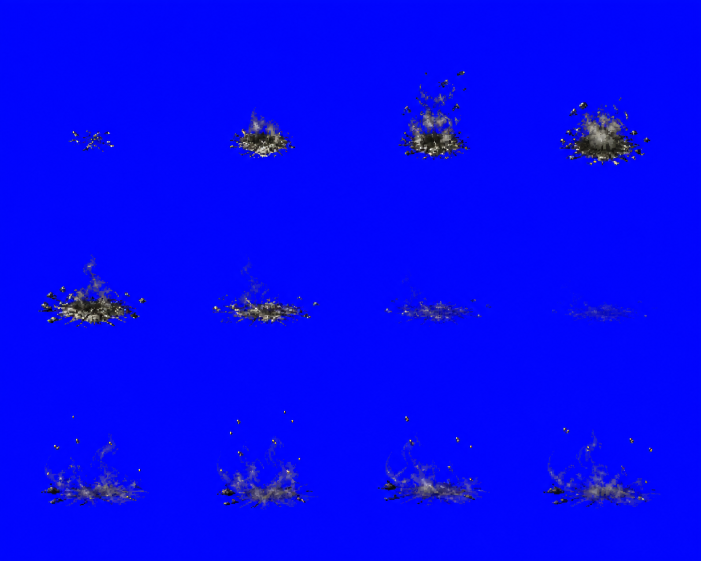
#> input picture asset-sources/legacy-arpg/loot-drop-v6/common-source.png, 1402 x 1122 px (shown at 1/2 size); its folder holds only this picture in this run
$ python build_legacy_loot_ground_assets.py
#> lines starting #> are read from the running program, lines starting #| are printed output that depends on the picture; after the words box and inside, x2 and y2 are one past the last pixel; in counts of white or black regions, pixels touching at a corner belong together
from __future__ import annotations

import hashlib
import json
from collections import Counter, deque
from pathlib import Path

import numpy as np
from PIL import Image


ROOT = Path(__file__).resolve().parents[1]
SOURCE_ROOT = ROOT / "asset-sources" / "legacy-arpg" / "loot-drop-v6"
OUTPUT_ROOT = ROOT / "public" / "assets" / "effects"
MANIFEST_PATH = OUTPUT_ROOT / "loot-ground-v1.build.json"

RARITIES = (
    "common",
    "magic",
    "superior",
    "rare",
    "epic",
    "legendary",
    "mythic",
    "cosmic",
)

SOURCE_COLUMNS = 4
SOURCE_ROWS = 3
OUTPUT_COLUMNS = 4
LOGICAL_CELL = 128
OUTPUT_SCALE = 2
OUTPUT_CELL = LOGICAL_CELL * OUTPUT_SCALE
CONTENT_LIMIT = 108
CONTENT_BOTTOM = 119
MIN_LOGICAL_GUTTER = 8
ALPHA_LEVELS = np.array([0, 64, 128, 192, 255], dtype=np.uint8)
PALETTE_COLORS = 60


def erase_border_touching_foreground(alpha: np.ndarray) -> np.ndarray:
    """Drop prior-row fragments that enter a source cell through its top edge."""
    visible = alpha >= 8
    # Bottom/side edge contact can be authored ground debris. Only remove
    # components whose connection is specifically through the top seam.
    top_seeds = np.zeros_like(visible)
    top_seeds[0, :] = visible[0, :]
    top_connected = flood_from_seeds(visible, top_seeds)
    cleaned = alpha.copy()
    cleaned[top_connected] = 0
    return cleaned


def erase_top_seam_islands(alpha: np.ndarray) -> np.ndarray:
    """Remove disconnected residue inherited from the row above the source cell."""
    visible = alpha >= 8
    height, width = visible.shape
    visited = np.zeros_like(visible, dtype=bool)
    cleaned = alpha.copy()
    cutoff = round(height * 0.09)
    for start_y, start_x in zip(*np.where(visible), strict=True):
        if visited[start_y, start_x]:
            continue
        queue = [(int(start_y), int(start_x))]
        visited[start_y, start_x] = True
        component: list[tuple[int, int]] = []
        maximum_y = int(start_y)
        while queue:
            y, x = queue.pop()
            component.append((y, x))
            maximum_y = max(maximum_y, y)
            for dy, dx in ((1, 0), (-1, 0), (0, 1), (0, -1)):
                next_y, next_x = y + dy, x + dx
                if (
                    0 <= next_y < height
                    and 0 <= next_x < width
                    and visible[next_y, next_x]
                    and not visited[next_y, next_x]
                ):
                    visited[next_y, next_x] = True
                    queue.append((next_y, next_x))
        if maximum_y <= cutoff:
            for y, x in component:
                cleaned[y, x] = 0
    return cleaned


def sha256(path: Path) -> str:
    digest = hashlib.sha256()
    with path.open("rb") as handle:
        for chunk in iter(lambda: handle.read(1024 * 1024), b""):
            digest.update(chunk)
    return digest.hexdigest()


def bottom_cells(image: Image.Image) -> list[Image.Image]:
    x_edges = [round(index * image.width / SOURCE_COLUMNS) for index in range(SOURCE_COLUMNS + 1)]
    y_edges = [round(index * image.height / SOURCE_ROWS) for index in range(SOURCE_ROWS + 1)]
    row = SOURCE_ROWS - 1
    return [
        image.crop((x_edges[column], y_edges[row], x_edges[column + 1], y_edges[row + 1]))
        for column in range(SOURCE_COLUMNS)
    ]


def dominant_border_key(rgb: np.ndarray) -> np.ndarray:
    strip = max(2, min(rgb.shape[:2]) // 80)
    border = np.concatenate(
        (
            rgb[:strip, :, :].reshape(-1, 3),
            rgb[-strip:, :, :].reshape(-1, 3),
            rgb[:, :strip, :].reshape(-1, 3),
            rgb[:, -strip:, :].reshape(-1, 3),
        ),
        axis=0,
    )
    bins = border // 8
    packed = (
        bins[:, 0].astype(np.int32) * 1024
        + bins[:, 1].astype(np.int32) * 32
        + bins[:, 2].astype(np.int32)
    )
    dominant = Counter(packed.tolist()).most_common(1)[0][0]
    return np.median(border[packed == dominant], axis=0).astype(np.float32)


def flood_from_border(candidate: np.ndarray) -> np.ndarray:
    height, width = candidate.shape
    connected = np.zeros_like(candidate, dtype=bool)
    queue: deque[tuple[int, int]] = deque()
    for x in range(width):
        if candidate[0, x]:
            queue.append((0, x))
        if candidate[height - 1, x]:
            queue.append((height - 1, x))
    for y in range(height):
        if candidate[y, 0]:
            queue.append((y, 0))
        if candidate[y, width - 1]:
            queue.append((y, width - 1))

    while queue:
        y, x = queue.popleft()
        if connected[y, x] or not candidate[y, x]:
            continue
        connected[y, x] = True
        if y:
            queue.append((y - 1, x))
        if y + 1 < height:
            queue.append((y + 1, x))
        if x:
            queue.append((y, x - 1))
        if x + 1 < width:
            queue.append((y, x + 1))
    return connected


def flood_from_seeds(candidate: np.ndarray, seeds: np.ndarray) -> np.ndarray:
    height, width = candidate.shape
    connected = np.zeros_like(candidate, dtype=bool)
    queue: deque[tuple[int, int]] = deque(
        (int(y), int(x)) for y, x in zip(*np.where(seeds), strict=True)
    )
    while queue:
        y, x = queue.popleft()
        if connected[y, x] or not candidate[y, x]:
            continue
        connected[y, x] = True
        if y:
            queue.append((y - 1, x))
        if y + 1 < height:
            queue.append((y + 1, x))
        if x:
            queue.append((y, x - 1))
        if x + 1 < width:
            queue.append((y, x + 1))
    return connected


def remove_background(cell: Image.Image) -> tuple[Image.Image, dict[str, object]]:
    rgba = np.asarray(cell.convert("RGBA"), dtype=np.uint8).copy()
    alpha = rgba[:, :, 3]
    transparent_fraction = float(np.count_nonzero(alpha < 16) / alpha.size)

    if transparent_fraction >= 0.08:
        connected = flood_from_border(alpha <= 16)
        alpha[connected] = 0
        alpha[alpha < 8] = 0
        rgba[:, :, 3] = alpha
        mode = "border-connected-alpha"
        key = None
    else:
        rgb = rgba[:, :, :3].astype(np.float32)
        key_value = dominant_border_key(rgba[:, :, :3])
        distance = np.linalg.norm(rgb - key_value[None, None, :], axis=2)
        connected = flood_from_border(distance <= 78.0)
        keyed_alpha = np.clip((distance - 42.0) * (255.0 / 82.0), 0, 255)
        keyed_alpha[connected] = 0
        keyed_alpha[distance <= 34.0] = 0
        rgba[:, :, 3] = keyed_alpha.astype(np.uint8)
        mode = "border-connected-chroma"
        key = [int(round(value)) for value in key_value.tolist()]

        # Remove blue/green spill remaining on antialiased foreground edges.
        red = rgba[:, :, 0].astype(np.int16)
        green = rgba[:, :, 1].astype(np.int16)
        blue = rgba[:, :, 2].astype(np.int16)
        key_blue = key_value[2] > key_value[1] * 1.35
        if key_blue:
            spill = np.maximum(0, blue - np.maximum(red, green))
            rgba[:, :, 2] = np.maximum(np.maximum(red, green), blue - spill).astype(np.uint8)
        else:
            spill = np.maximum(0, green - np.maximum(red, blue))
            rgba[:, :, 1] = np.maximum(np.maximum(red, blue), green - spill).astype(np.uint8)

    rgba[:, :, 3] = erase_top_seam_islands(
        erase_border_touching_foreground(rgba[:, :, 3])
    )

    return Image.fromarray(rgba, mode="RGBA"), {
        "backgroundMode": mode,
        "keyRgb": key,
        "sourceTransparentFraction": round(transparent_fraction, 6),
    }


def alpha_bbox(image: Image.Image, threshold: int = 8) -> tuple[int, int, int, int] | None:
    return image.getchannel("A").point(lambda value: 255 if value >= threshold else 0).getbbox()


def normalize_fixed_scale(cells: list[Image.Image]) -> list[Image.Image]:
    bboxes = [alpha_bbox(cell) for cell in cells]
    if any(bbox is None for bbox in bboxes):
        raise ValueError(f"empty source cells: {[i for i, bbox in enumerate(bboxes) if bbox is None]}")
    concrete = [bbox for bbox in bboxes if bbox is not None]
    maximum_width = max(bbox[2] - bbox[0] for bbox in concrete)
    maximum_height = max(bbox[3] - bbox[1] for bbox in concrete)
    scale = min(CONTENT_LIMIT / maximum_width, CONTENT_LIMIT / maximum_height)

    frames: list[Image.Image] = []
    for cell, bbox in zip(cells, concrete, strict=True):
        cropped = cell.crop(bbox).convert("RGBa")
        size = (max(1, round(cropped.width * scale)), max(1, round(cropped.height * scale)))
        resized = cropped.resize(size, Image.Resampling.LANCZOS).convert("RGBA")
        frame = Image.new("RGBA", (LOGICAL_CELL, LOGICAL_CELL), (0, 0, 0, 0))
        x = (LOGICAL_CELL - resized.width) // 2
        y = CONTENT_BOTTOM - resized.height
        if min(x, y, LOGICAL_CELL - x - resized.width, LOGICAL_CELL - y - resized.height) < MIN_LOGICAL_GUTTER:
            raise ValueError(f"fixed transform violates safe gutter: {(x, y, *resized.size)}")
        frame.alpha_composite(resized, (x, y))
        frames.append(frame)
    return frames


def build_atlas(frames: list[Image.Image]) -> Image.Image:
    logical = Image.new("RGBA", (LOGICAL_CELL * OUTPUT_COLUMNS, LOGICAL_CELL), (0, 0, 0, 0))
    for column, frame in enumerate(frames):
        logical.alpha_composite(frame, (column * LOGICAL_CELL, 0))

    rgba = np.asarray(logical, dtype=np.uint8).copy()
    source_alpha = rgba[:, :, 3].astype(np.int16)
    distances = np.abs(source_alpha[:, :, None] - ALPHA_LEVELS.astype(np.int16)[None, None, :])
    alpha = ALPHA_LEVELS[np.argmin(distances, axis=2)]
    rgba[alpha == 0, :3] = 0
    quantized = Image.fromarray(rgba[:, :, :3], mode="RGB").quantize(
        colors=PALETTE_COLORS,
        method=Image.Quantize.MEDIANCUT,
        dither=Image.Dither.FLOYDSTEINBERG,
    ).convert("RGBA")
    quantized.putalpha(Image.fromarray(alpha, mode="L"))
    return quantized.resize(
        (logical.width * OUTPUT_SCALE, logical.height * OUTPUT_SCALE),
        Image.Resampling.NEAREST,
    )


def validate_output(
    path: Path,
    backgrounds: list[dict[str, object]],
) -> dict[str, object]:
    atlas = Image.open(path).convert("RGBA")
    if atlas.size != (OUTPUT_CELL * OUTPUT_COLUMNS, OUTPUT_CELL):
        raise ValueError(f"{path.name}: invalid dimensions {atlas.size}")
    rgba = np.asarray(atlas, dtype=np.uint8)
    alpha_levels = sorted(np.unique(rgba[:, :, 3]).tolist())
    if any(level not in ALPHA_LEVELS.tolist() for level in alpha_levels):
        raise ValueError(f"{path.name}: invalid alpha levels {alpha_levels}")
    visible = rgba[:, :, 3] > 0
    colors = len({tuple(color) for color in rgba[:, :, :3][visible].tolist()})
    if colors > PALETTE_COLORS:
        raise ValueError(f"{path.name}: palette contains {colors} colors")

    cells: list[dict[str, object]] = []
    hashes: list[str] = []
    chroma_residual = 0
    for column in range(OUTPUT_COLUMNS):
        cell_image = atlas.crop((column * OUTPUT_CELL, 0, (column + 1) * OUTPUT_CELL, OUTPUT_CELL))
        bbox = alpha_bbox(cell_image, threshold=64)
        if bbox is None:
            raise ValueError(f"{path.name}: cell {column} is empty")
        left, top, right, bottom = bbox
        gutters = [left, top, OUTPUT_CELL - right, OUTPUT_CELL - bottom]
        if min(gutters) < MIN_LOGICAL_GUTTER * OUTPUT_SCALE:
            raise ValueError(f"{path.name}: cell {column} gutter failure {gutters}")
        cell = rgba[:, column * OUTPUT_CELL : (column + 1) * OUTPUT_CELL, :]
        hashes.append(hashlib.sha256(cell.tobytes()).hexdigest())
        key = backgrounds[column]["keyRgb"]
        if key is not None:
            key_distance = np.linalg.norm(
                cell[:, :, :3].astype(np.float32) - np.asarray(key, dtype=np.float32), axis=2
            )
            chroma_residual += int(np.count_nonzero((cell[:, :, 3] > 0) & (key_distance <= 34.0)))
        cells.append(
            {
                "index": column,
                "bbox": list(bbox),
                "gutters": {
                    "left": gutters[0],
                    "top": gutters[1],
                    "right": gutters[2],
                    "bottom": gutters[3],
                },
                "visiblePixels": int(np.count_nonzero(cell[:, :, 3] >= 64)),
            }
        )
    if len(set(hashes)) != OUTPUT_COLUMNS:
        raise ValueError(f"{path.name}: all four loop frames must differ")
    if chroma_residual:
        raise ValueError(f"{path.name}: {chroma_residual} chroma pixels remain")
    if path.stat().st_size > 650_000:
        raise ValueError(f"{path.name}: exceeds 650 KB decode budget")
    return {
        "width": atlas.width,
        "height": atlas.height,
        "bytes": path.stat().st_size,
        "sha256": sha256(path),
        "alphaLevels": alpha_levels,
        "visiblePaletteColors": colors,
        "chromaResidualPixels": chroma_residual,
        "cells": cells,
    }


def build_rarity(rarity: str) -> dict[str, object]:
    source_path = SOURCE_ROOT / f"{rarity}-source.png"
    output_path = OUTPUT_ROOT / f"loot-ground-{rarity}-v1.png"
    source = Image.open(source_path).convert("RGBA")
    cleaned: list[Image.Image] = []
    backgrounds: list[dict[str, object]] = []
    for cell in bottom_cells(source):
        cutout, metadata = remove_background(cell)
        cleaned.append(cutout)
        backgrounds.append(metadata)
    frames = normalize_fixed_scale(cleaned)
    atlas = build_atlas(frames)
    OUTPUT_ROOT.mkdir(parents=True, exist_ok=True)
    atlas.save(output_path, format="PNG", optimize=True)
    return {
        "source": source_path.relative_to(ROOT).as_posix(),
        "sourceSha256": sha256(source_path),
        "sourceWidth": source.width,
        "sourceHeight": source.height,
        "sourceRowsUsed": [2],
        "output": output_path.relative_to(ROOT).as_posix(),
        "background": backgrounds,
        **validate_output(output_path, backgrounds),
    }


def main() -> None:
    manifest: dict[str, object] = {
        "version": 1,
        "builder": "scripts/build_legacy_loot_ground_assets.py",
        "layout": {
            "columns": OUTPUT_COLUMNS,
            "rows": 1,
            "frames": 4,
            "logicalCellSize": LOGICAL_CELL,
            "outputCellSize": OUTPUT_CELL,
            "width": OUTPUT_CELL * OUTPUT_COLUMNS,
            "height": OUTPUT_CELL,
        },
        "pipeline": {
            "sourceSelection": "bottom row only; persistent ground-loop frames",
            "backgroundRemoval": "per-cell border-connected alpha or chroma segmentation",
            "logicalResize": "fixed scale per rarity at 128px cell resolution",
            "outputResize": "nearest-neighbor 2x",
            "alphaLevels": ALPHA_LEVELS.tolist(),
            "maximumVisiblePaletteColors": PALETTE_COLORS,
            "minimumOutputGutterPixels": MIN_LOGICAL_GUTTER * OUTPUT_SCALE,
        },
        "rarities": {},
    }
    rarities = manifest["rarities"]
    assert isinstance(rarities, dict)
    for rarity in RARITIES:
        result = build_rarity(rarity)
#> in bottom_cells, `x_edges = [round(index * image.width / SOURCE_COLUMNS) for index in ra..`: x_edges = [0, 350, 701, 1052, 1402]
#> in bottom_cells, `y_edges = [round(index * image.height / SOURCE_ROWS) for index in rang..`: y_edges = [0, 374, 748, 1122]
#> in bottom_cells, `row = SOURCE_ROWS - 1`: row = 2
#> the loop in build_rarity, `for cell in bottom_cells(source):` made 4 passes
#> pass 1, in remove_background, `rgba = np.asarray(cell.convert("RGBA"), dtype=np.uint8).copy()`:
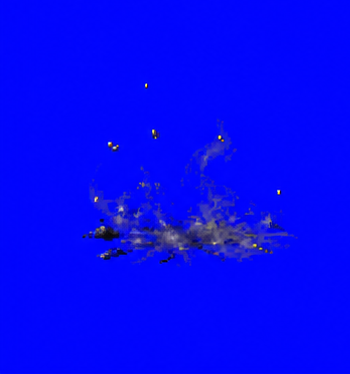
#> rgba: shape (374, 350, 4); mean R, G, B, A 4, 7.3, 246.9, 255
#> pass 1, in remove_background, `distance = np.linalg.norm(rgb - key_value[None, None, :], axis=2)`:
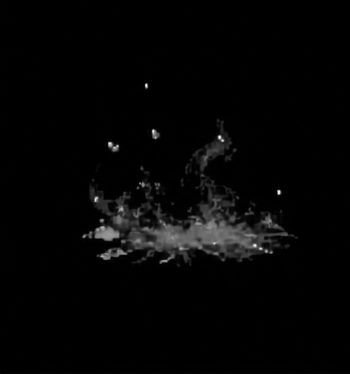
#> distance: shape (374, 350) float32; min 0, max 402.8, mean 8.8; drawn with min black and max white
#> after the loop in build_rarity, `for cell in bottom_cells(source):`: backgrounds = 4 items
#> in normalize_fixed_scale, `bboxes = [alpha_bbox(cell) for cell in cells]`: bboxes = [(82, 83, 293, 264), (84, 73, 275, 268), (55, 84, 265, 262), (35, 107, 258, 266)]
#> in normalize_fixed_scale, `concrete = [bbox for bbox in bboxes if bbox is not None]`: concrete has the same summary as bboxes
#> in normalize_fixed_scale, `maximum_width = max(bbox[2] - bbox[0] for bbox in concrete)`: maximum_width = 223
#> in normalize_fixed_scale, `maximum_height = max(bbox[3] - bbox[1] for bbox in concrete)`: maximum_height = 195
#> in normalize_fixed_scale, `scale = min(CONTENT_LIMIT / maximum_width, CONTENT_LIMIT / maximum_hei..`: scale = 0.484
#> the loop in normalize_fixed_scale, `for cell, bbox in zip(cells, concrete, strict=True):` made 4 passes
#> (bbox, size, x, y) on passes 1 to 4: ((82, 83, 293, 264), (102, 88), 13, 31), ((84, 73, 275, 268), (93, 94), 17, 25), ((55, 84, 265, 262), (102, 86), 13, 33), ((35, 107, 258, 266), (108, 77), 10, 42)
#> pass 1, in normalize_fixed_scale, `cropped = cell.crop(bbox).convert("RGBa")`:
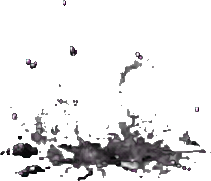
#> cropped: PIL image 211x181 RGBa; mean R, G, B, A 7.6, 7, 7.7, 31.5; transparent parts drawn white
#> after the loop in normalize_fixed_scale, `for cell, bbox in zip(cells, concrete, strict=True):`:
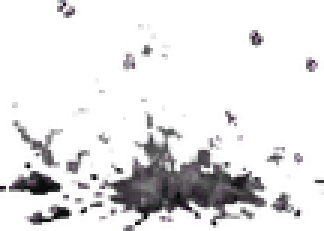
#> resized: PIL image 108x77 RGBA (shown 3 times larger); mean R, G, B, A 13.7, 12.3, 13.8, 34.3; transparent parts drawn white
#> after the loop in normalize_fixed_scale, `for cell, bbox in zip(cells, concrete, strict=True):`: frames = 4 items
#> in build_atlas, `logical = Image.new("RGBA", (LOGICAL_CELL * OUTPUT_COLUMNS, LOGICAL_CE..`: logical: PIL image 512x128 RGBA; every value is 0
#> the loop in build_atlas, `for column, frame in enumerate(frames):` made 4 passes
#> in build_atlas, `rgba[alpha == 0, :3] = 0`:
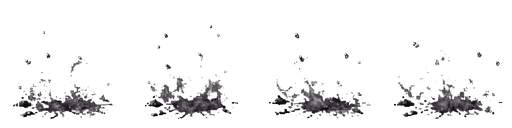
#> rgba: shape (128, 512, 4); mean R, G, B, A 5.5, 5, 5.6, 18.1; transparent parts drawn white
#> in validate_output, `alpha_levels = sorted(np.unique(rgba[:, :, 3]).tolist())`: alpha_levels = [0, 64, 128, 192, 255]
#> in validate_output, `visible = rgba[:, :, 3] > 0`:
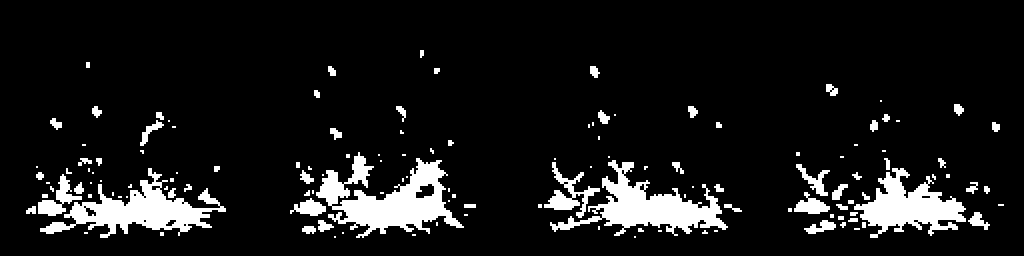
#> visible: shape (256, 1024) bool; 9.6% white; 135 white regions (69 under 20 px), largest, box (x1, y1, x2, y2) and area: (316, 152, 464, 238) 5448, (550, 160, 728, 236) 4588, (40, 168, 226, 238) 4484
#> in validate_output, `colors = len({tuple(color) for color in rgba[:, :, :3][visible].tolist..`: colors = 60
#> the loop in validate_output, `for column in range(OUTPUT_COLUMNS):` made 4 passes
#> (bbox, left, top, right, gutters) on passes 1 to 4: ((26, 62, 226, 238), 26, 62, 226, [26, 62, 30, 18]), ((34, 50, 220, 238), 34, 50, 220, [34, 50, 36, 18]), ((26, 66, 230, 238), 26, 66, 230, [26, 66, 26, 18]), ((20, 84, 236, 238), 20, 84, 236, [20, 84, 20, 18])
#> after the loop in validate_output, `for column in range(OUTPUT_COLUMNS):`:
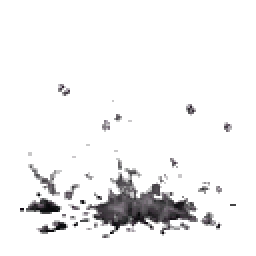
#> cell: shape (256, 256, 4); mean R, G, B, A 5.2, 4.8, 5.3, 17.2; transparent parts drawn white
#> after the loop in validate_output, `for column in range(OUTPUT_COLUMNS):`: cells = 4 items; chroma_residual = 0; hashes = 4 items
        rarities[rarity] = result
        print(
            f"{rarity:10s} {result['width']}x{result['height']} "
            f"{result['bytes']:,} bytes, {result['visiblePaletteColors']} colors"
        )
    MANIFEST_PATH.write_text(json.dumps(manifest, ensure_ascii=False, indent=2) + "\n", encoding="utf-8")
    print(MANIFEST_PATH.relative_to(ROOT).as_posix())


if __name__ == "__main__":
#> (the run stopped early here; a loop or call above may not have finished)
